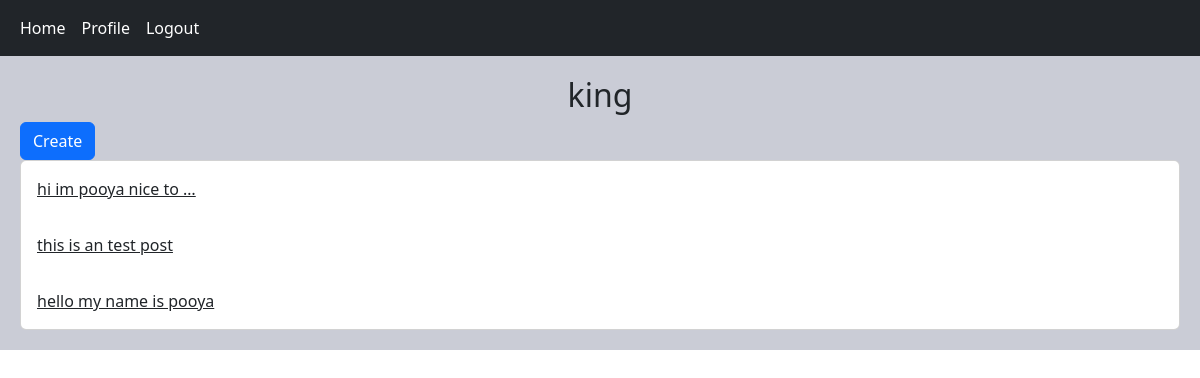
The app's page /account/profile/1/ (signed in) with its own data.
### home/models.py (models this page shows, shortened)
class Post(models.Model):
    user = models.ForeignKey(User, on_delete = models.CASCADE, related_name = 'posts')
    body = models.TextField()
    slug = models.SlugField()
    update = models.DateTimeField(auto_now = True)
    created = models.DateTimeField(auto_now_add = True)
    class Meta():
        ordering = ['-created','body']
    def get_absolute_url(self):
        return reverse('home:post_detail', args=(self.id, self.slug))

### account/views.py (the view)
# urls.py: path('profile/<int:user_id>/', views.UserProfileView.as_view(), name = 'user_profile'),
class UserProfileView(LoginRequiredMixin, View):
    def get(self, request, user_id):
        is_following = False
        user = User.objects.get(id = user_id)
        posts = user.posts.all()
        relation = Relation.objects.filter(from_user = request.user, to_user = user)
        if relation.exists():
            is_following = True
        return render(request, 'account/profile.html', {'user':user, 'posts':posts, 'is_following':is_following})

### account/templates/account/profile.html (shortened to what this page needs)
{% extends 'base.html' %}
{% block content %}
    <h2 class="text-center">{{ user.username }}</h2>
    {% if request.user.id == user.id %}
    <a href="{% url 'home:post_create' %}" class="btn btn-primary">Create</a>
    {% endif %}
    <div class="card">
        {% for post in posts %}
            <a href="{{ post.get_absolute_url }}" class="card-body">{{ post.body|truncatewords:5 }}</a>
        {% endfor %}
    </div>
{% endblock %}

### records on screen
Post: body "hi im pooya nice to …"
Post: body "this is an test post"
Post: body "hello my name is pooya"

### other values on screen
{{ user.username }} "king"
